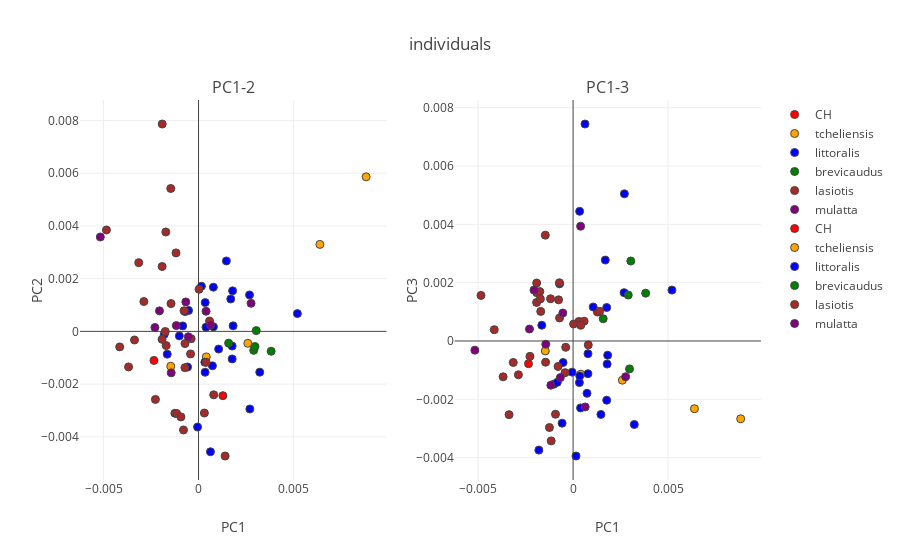

Here is the notebook cell this chart was saved with:
### Code cell
from plotly.subplots import make_subplots
from plotly import tools

colors_pres= {
'littoralis': 'blue',
'brevicaudus': 'green',
'tcheliensis': 'orange',
'lasiotis': 'brown',
'mulatta': 'purple',
'CH': 'red'
}


titles= ['PC1-2','PC1-3']
fig_subplots = tools.make_subplots(rows= 1, cols=2,
                             subplot_titles=tuple(titles))

for col in range(1,3):
    fig_data= [go.Scatter(
            x= features[indices[i],0],
            y= features[indices[i],col],
            mode= "markers",
            marker= {
            'color': colors_pres[i],
            'line': {'width': 1},
            'size': 8,
            'symbol': 'circle',
          "opacity": 1
          },
          name= str(i)
        ) for i in list(indices.keys())]
    
    for trace1 in fig_data:
        fig_subplots.append_trace(trace1, 1, col)
    
    fig_subplots.update_xaxes(title= 'PC1')

    fig_subplots.update_yaxes(title= 'PC' + str(col + 1),row=1, col=col)


layout = go.Layout(
    title= 'mutation profile PCA'
)


fig = go.Figure(data=fig_subplots, layout=layout)
fig['layout'].update(title= 'individuals')
iplot(fig)

### Figure 1 — Plotly figure (JSON) as saved in the notebook; plotly's stock layout.template omitted (floating-point values rounded to 4 significant figures)
{"data": [{"marker": {"color": "red", "line": {"width": 1}, "opacity": 1, "size": 8, "symbol": "circle"}, "mode": "markers", "name": "CH", "type": "scatter", "uid": "239ab5a5-9157-40e6-b7bf-6e045e13e3a2", "x": [0.001282, -0.002347], "xaxis": "x", "y": [-0.002439, -0.001101], "yaxis": "y"}, {"marker": {"color": "orange", "line": {"width": 1}, "opacity": 1, "size": 8, "symbol": "circle"}, "mode": "markers", "name": "tcheliensis", "type": "scatter", "uid": "436c3abf-1be8-4216-8bb8-3cfecd480879", "x": [-0.001463, 0.008824, 0.0004098, 0.00639, 0.002595], "xaxis": "x", "y": [-0.001323, 0.005862, -0.0009671, 0.0033, -0.0004512], "yaxis": "y"}, {"marker": {"color": "blue", "line": {"width": 1}, "opacity": 1, "size": 8, "symbol": "circle"}, "mode": "markers", "name": "littoralis", "type": "scatter", "uid": "38883827-fe5b-4822-af2f-286f10317be7", "x": [0.00182, -0.0005786, -5.134e-05, 0.0003329, 0.00177, 0.0007821, 0.003223, -0.001649, 0.005204, 0.001793, 0.002685, 0.001696, 0.001058, 0.002702, -0.0005267, -0.001804, 0.0006282, 0.0003454, -0.001012, -0.0008331, 0.00177, -0.0007113, 0.001467, 0.0007837, 0.0007324, 0.000153, 0.0003935, 0.0003501], "xaxis": "x", "y": [0.0002103, -0.001351, -0.003627, -0.001167, -0.0005566, 0.001677, -0.001547, -0.0008645, 0.0006748, 0.001538, 0.001383, 0.001229, -0.0006714, -0.002943, 0.0007956, -0.0001118, -0.004566, -0.00155, -0.0001715, 0.0002084, -0.001045, 0.0007504, 0.002672, 0.000173, -0.001306, 0.001713, 0.0001582, 0.001092], "yaxis": "y"}, {"marker": {"color": "green", "line": {"width": 1}, "opacity": 1, "size": 8, "symbol": "circle"}, "mode": "markers", "name": "brevicaudus", "type": "scatter", "uid": "cdf9342f-136e-4ca3-bed4-02da3967c67c", "x": [0.003822, 0.002905, 0.003038, 0.002971, 0.001585], "xaxis": "x", "y": [-0.0007532, -0.0007194, 2.9e-05, -0.0005751, -0.0004455], "yaxis": "y"}, {"marker": {"color": "brown", "line": {"width": 1}, "opacity": 1, "size": 8, "symbol": "circle"}, "mode": "markers", "name": "lasiotis", "type": "scatter", "uid": "755b7819-74b7-4118-a6e3-7f76346dcf4f", "x": [-0.001187, -0.001913, -0.004849, -0.003685, -0.001449, -0.004151, -0.001703, -0.00042, 0.0003071, -0.003372, 0.001398, -0.0007911, -0.001246, -0.001917, 0.000581, -0.001153, -0.002271, -0.001921, -0.002879, -0.0009266, -0.001462, 2.683e-05, -0.0007134, -0.0003883, -0.0007175, -0.00315, -0.001752, -0.001722, 0.0007998, -0.0007642, 0.0004028], "xaxis": "x", "y": [0.002977, 0.007867, 0.003847, -0.001347, 0.001054, -0.000588, -0.0005388, -0.0008553, -0.003097, -0.0003267, -0.004727, -0.003739, -0.003107, 0.002461, 0.0003925, -0.003114, -0.00258, -0.0003029, 0.001133, -0.003243, 0.005421, 0.001597, -0.0004626, -0.0002758, -0.001376, 0.002608, -5.166e-06, 0.003771, -0.002407, 0.0007821, -0.001174], "yaxis": "y"}, {"marker": {"color": "purple", "line": {"width": 1}, "opacity": 1, "size": 8, "symbol": "circle"}, "mode": "markers", "name": "mulatta", "type": "scatter", "uid": "3ca34fb6-fd55-4d03-9731-67ac445fe89d", "x": [-0.0005399, 0.0003959, -0.0006705, 0.002765, -0.001439, -0.001172, -0.002057, -0.002296, -0.005171, 0.0006366], "xaxis": "x", "y": [-0.0002012, 0.0007624, 0.001119, 0.001065, -0.001573, 0.0002203, 0.0007782, 0.0001481, 0.00358, 0.0002439], "yaxis": "y"}, {"marker": {"color": "red", "line": {"width": 1}, "opacity": 1, "size": 8, "symbol": "circle"}, "mode": "markers", "name": "CH", "type": "scatter", "uid": "49b1470c-8c3a-46b7-aee7-11ea7cd86a3e", "x": [0.001282, -0.002347], "xaxis": "x2", "y": [0.0009921, -0.0007777], "yaxis": "y2"}, {"marker": {"color": "orange", "line": {"width": 1}, "opacity": 1, "size": 8, "symbol": "circle"}, "mode": "markers", "name": "tcheliensis", "type": "scatter", "uid": "79f89687-d127-4e38-a626-8b003474c0ca", "x": [-0.001463, 0.008824, 0.0004098, 0.00639, 0.002595], "xaxis": "x2", "y": [-0.0003412, -0.002668, -0.001137, -0.002322, -0.001344], "yaxis": "y2"}, {"marker": {"color": "blue", "line": {"width": 1}, "opacity": 1, "size": 8, "symbol": "circle"}, "mode": "markers", "name": "littoralis", "type": "scatter", "uid": "23e15017-b883-48e2-8acb-dd29df38dcc5", "x": [0.00182, -0.0005786, -5.134e-05, 0.0003329, 0.00177, 0.0007821, 0.003223, -0.001649, 0.005204, 0.001793, 0.002685, 0.001696, 0.001058, 0.002702, -0.0005267, -0.001804, 0.0006282, 0.0003454, -0.001012, -0.0008331, 0.00177, -0.0007113, 0.001467, 0.0007837, 0.0007324, 0.000153, 0.0003935, 0.0003501], "xaxis": "x2", "y": [-0.0004882, -0.002819, -0.001069, -0.001426, -0.002031, -0.001122, -0.002864, 0.0005406, 0.001746, -0.0007915, 0.001658, 0.002775, 0.001165, 0.005047, -0.0007376, -0.003742, 0.007442, 0.004446, -0.001481, -0.001418, 0.001149, 0.00196, -0.002519, -0.0004356, -0.001795, -0.003944, -0.002295, -0.001199], "yaxis": "y2"}, {"marker": {"color": "green", "line": {"width": 1}, "opacity": 1, "size": 8, "symbol": "circle"}, "mode": "markers", "name": "brevicaudus", "type": "scatter", "uid": "215048a6-996c-4ea3-a376-53fd5270e161", "x": [0.003822, 0.002905, 0.003038, 0.002971, 0.001585], "xaxis": "x2", "y": [0.00164, 0.001575, 0.002743, -0.0009574, 0.0007633], "yaxis": "y2"}, {"marker": {"color": "brown", "line": {"width": 1}, "opacity": 1, "size": 8, "symbol": "circle"}, "mode": "markers", "name": "lasiotis", "type": "scatter", "uid": "09c344c8-32fa-417b-93ee-a8b6c1c09662", "x": [-0.001187, -0.001913, -0.004849, -0.003685, -0.001449, -0.004151, -0.001703, -0.00042, 0.0003071, -0.003372, 0.001398, -0.0007911, -0.001246, -0.001917, 0.000581, -0.001153, -0.002271, -0.001921, -0.002879, -0.0009266, -0.001462, 2.683e-05, -0.0007134, -0.0003883, -0.0007175, -0.00315, -0.001752, -0.001722, 0.0007998, -0.0007642, 0.0004028], "xaxis": "x2", "y": [0.001449, 0.001657, 0.001563, -0.001229, -0.0007269, 0.0003884, 0.001014, -0.001085, 0.0006702, -0.002526, 0.001017, -0.0008743, -0.002968, 0.001989, 0.0006796, -0.003426, -0.000527, 0.001322, -0.001159, -0.002512, 0.003629, 0.0005827, 0.0007904, -0.0002165, 0.001996, -0.0007363, 0.001695, 0.001444, -0.0001333, 0.00141, 0.0005377], "yaxis": "y2"}, {"marker": {"color": "purple", "line": {"width": 1}, "opacity": 1, "size": 8, "symbol": "circle"}, "mode": "markers", "name": "mulatta", "type": "scatter", "uid": "ad81a0b7-9c5e-426b-8db4-c912c5255f9a", "x": [-0.0005399, 0.0003959, -0.0006705, 0.002765, -0.001439, -0.001172, -0.002057, -0.002296, -0.005171, 0.0006366], "xaxis": "x2", "y": [0.0009593, 0.003935, -0.001256, -0.001226, -0.0001103, -0.001516, 0.001746, 0.0004104, -0.0003145, -0.002263], "yaxis": "y2"}], "layout": {"annotations": [{"font": {"size": 16}, "showarrow": false, "text": "PC1-2", "x": 0.225, "xanchor": "center", "xref": "paper", "y": 1, "yanchor": "bottom", "yref": "paper"}, {"font": {"size": 16}, "showarrow": false, "text": "PC1-3", "x": 0.775, "xanchor": "center", "xref": "paper", "y": 1, "yanchor": "bottom", "yref": "paper"}], "title": {"text": "individuals"}, "xaxis": {"anchor": "y", "domain": [0, 0.45], "title": {"text": "PC1"}}, "xaxis2": {"anchor": "y2", "domain": [0.55, 1], "title": {"text": "PC1"}}, "yaxis": {"anchor": "x", "domain": [0, 1], "title": {"text": "PC2"}}, "yaxis2": {"anchor": "x2", "domain": [0, 1], "title": {"text": "PC3"}}}}
